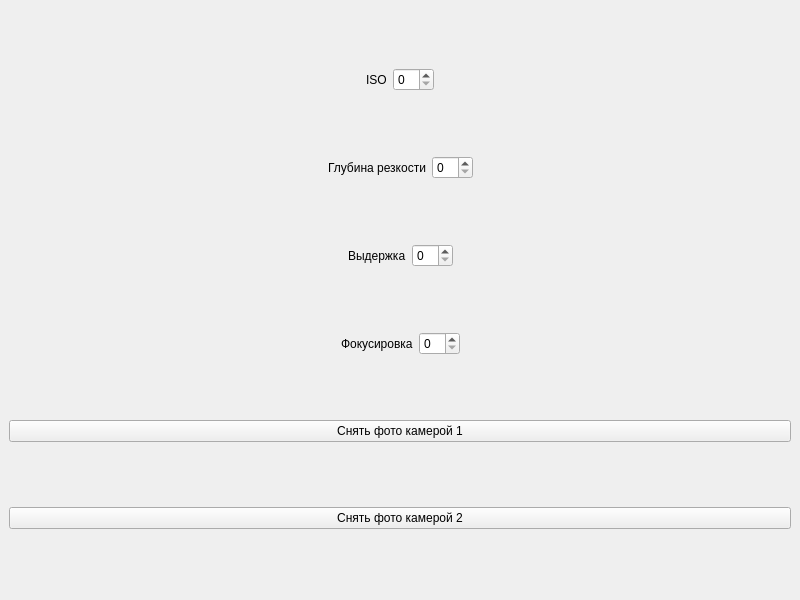
<?xml version="1.0" encoding="UTF-8"?>
<ui version="4.0">
 <class>MainWindow</class>
 <widget class="QMainWindow" name="MainWindow">
  <property name="geometry">
   <rect>
    <x>0</x>
    <y>0</y>
    <width>800</width>
    <height>600</height>
   </rect>
  </property>
  <property name="windowTitle">
   <string>MainWindow</string>
  </property>
  <widget class="QWidget" name="centralwidget">
   <layout class="QVBoxLayout" name="verticalLayout">
    <item>
     <layout class="QHBoxLayout" name="horizontalLayout">
      <item>
       <spacer name="horizontalSpacer">
        <property name="orientation">
         <enum>Qt::Horizontal</enum>
        </property>
        <property name="sizeHint" stdset="0">
         <size>
          <width>40</width>
          <height>20</height>
         </size>
        </property>
       </spacer>
      </item>
      <item>
       <widget class="QLabel" name="label">
        <property name="text">
         <string>ISO</string>
        </property>
       </widget>
      </item>
      <item>
       <widget class="QSpinBox" name="iso_spinBox"/>
      </item>
      <item>
       <spacer name="horizontalSpacer_5">
        <property name="orientation">
         <enum>Qt::Horizontal</enum>
        </property>
        <property name="sizeHint" stdset="0">
         <size>
          <width>40</width>
          <height>20</height>
         </size>
        </property>
       </spacer>
      </item>
     </layout>
    </item>
    <item>
     <layout class="QHBoxLayout" name="horizontalLayout_2">
      <item>
       <spacer name="horizontalSpacer_2">
        <property name="orientation">
         <enum>Qt::Horizontal</enum>
        </property>
        <property name="sizeHint" stdset="0">
         <size>
          <width>40</width>
          <height>20</height>
         </size>
        </property>
       </spacer>
      </item>
      <item>
       <widget class="QLabel" name="label_2">
        <property name="text">
         <string>Глубина резкости</string>
        </property>
       </widget>
      </item>
      <item>
       <widget class="QSpinBox" name="deep_sharp_spinBox"/>
      </item>
      <item>
       <spacer name="horizontalSpacer_6">
        <property name="orientation">
         <enum>Qt::Horizontal</enum>
        </property>
        <property name="sizeHint" stdset="0">
         <size>
          <width>40</width>
          <height>20</height>
         </size>
        </property>
       </spacer>
      </item>
     </layout>
    </item>
    <item>
     <layout class="QHBoxLayout" name="horizontalLayout_3">
      <item>
       <spacer name="horizontalSpacer_3">
        <property name="orientation">
         <enum>Qt::Horizontal</enum>
        </property>
        <property name="sizeHint" stdset="0">
         <size>
          <width>40</width>
          <height>20</height>
         </size>
        </property>
       </spacer>
      </item>
      <item>
       <widget class="QLabel" name="label_3">
        <property name="text">
         <string>Выдержка</string>
        </property>
       </widget>
      </item>
      <item>
       <widget class="QSpinBox" name="sutter_speed_spinBox"/>
      </item>
      <item>
       <spacer name="horizontalSpacer_7">
        <property name="orientation">
         <enum>Qt::Horizontal</enum>
        </property>
        <property name="sizeHint" stdset="0">
         <size>
          <width>40</width>
          <height>20</height>
         </size>
        </property>
       </spacer>
      </item>
     </layout>
    </item>
    <item>
     <layout class="QHBoxLayout" name="horizontalLayout_4">
      <item>
       <spacer name="horizontalSpacer_4">
        <property name="orientation">
         <enum>Qt::Horizontal</enum>
        </property>
        <property name="sizeHint" stdset="0">
         <size>
          <width>40</width>
          <height>20</height>
         </size>
        </property>
       </spacer>
      </item>
      <item>
       <widget class="QLabel" name="label_4">
        <property name="text">
         <string>Фокусировка</string>
        </property>
       </widget>
      </item>
      <item>
       <widget class="QSpinBox" name="focus_spinBox"/>
      </item>
      <item>
       <spacer name="horizontalSpacer_8">
        <property name="orientation">
         <enum>Qt::Horizontal</enum>
        </property>
        <property name="sizeHint" stdset="0">
         <size>
          <width>40</width>
          <height>20</height>
         </size>
        </property>
       </spacer>
      </item>
     </layout>
    </item>
    <item>
     <widget class="QPushButton" name="take_photo_camera_1">
      <property name="text">
       <string>Снять фото камерой 1</string>
      </property>
     </widget>
    </item>
    <item>
     <widget class="QPushButton" name="take_photo_camera_2">
      <property name="text">
       <string>Снять фото камерой 2</string>
      </property>
     </widget>
    </item>
   </layout>
  </widget>
 </widget>
 <resources/>
 <connections/>
</ui>
